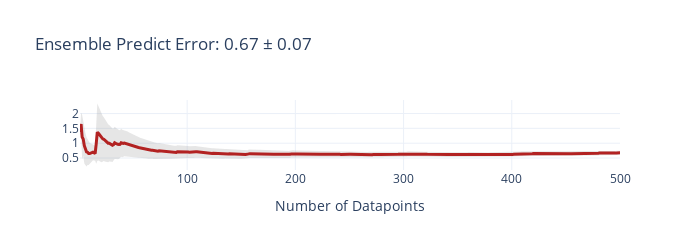
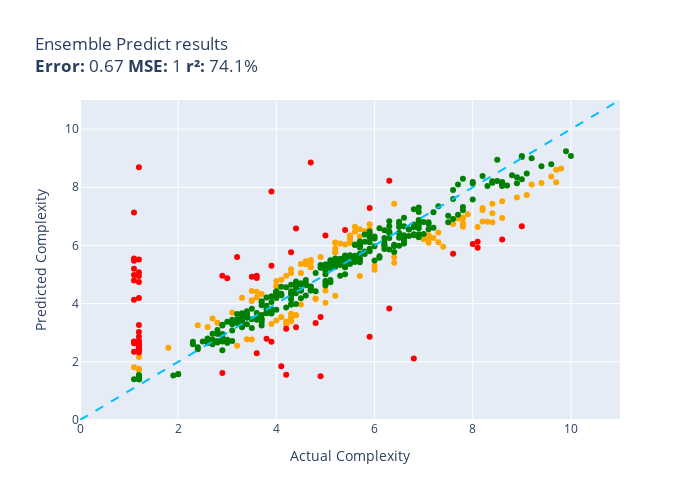

Notebook cell for these charts, in order:
### Code cell
NN_BIAS = 0.3
LLM_BIAS = 0.7
 
counter = 0
def ensemble_predict(item):
    global counter
    nn_score = nn_agent.predict(item)
    llm_score = llm_agent.predict_mock(item['code'], use_index=True, idx=counter)
    counter += 1
    final_score = NN_BIAS * nn_score + LLM_BIAS * llm_score 
    return final_score

evaluate(ensemble_predict, test)

### Figure 1 — Plotly figure (JSON) as saved in the notebook; plotly's stock layout.template omitted (floating-point values rounded to 4 significant figures; data arrays with more than 128 entries replaced by an {"elided": "..."} marker saying what was removed)
{"data": [{"fill": "toself", "fillcolor": "rgba(128,128,128,0.2)", "hoverinfo": "skip", "line": {"color": "rgba(255,255,255,0)"}, "name": "95% CI", "showlegend": false, "type": "scatter", "x": {"elided": "1000 int values"}, "y": {"elided": "1000 float values"}}, {"customdata": {"elided": "500x1 float values"}, "hovertemplate": "n=%{x}<br>Avg Error=%{y:,.2f}<br>±95% CI=%{customdata[0]:,.2f}<extra></extra>", "line": {"color": "firebrick", "width": 3}, "mode": "lines", "name": "Cumulative Avg Error", "type": "scatter", "x": {"elided": "500 int values"}, "y": {"elided": "500 float values"}}], "layout": {"height": 250, "showlegend": false, "title": {"text": "Ensemble Predict Error: 0.67 ± 0.07"}, "width": 700, "xaxis": {"title": {"text": "Number of Datapoints"}}}}

### Figure 2 — Plotly figure (JSON) as saved in the notebook; plotly's stock layout.template omitted (floating-point values rounded to 4 significant figures; data arrays with more than 128 entries replaced by an {"elided": "..."} marker saying what was removed)
{"data": [{"customdata": [["(stmt, cfg) => {\n            this.log(\"s...<br>Guess=7.7 Actual=9.1"], ["() => {\n    var tok = this.expect('filte...<br>Guess=4.2 Actual=4.8"], ["const getLocation = () => {\n    var trac...<br>Guess=6.3 Actual=5.5"], ["const functionEntry = (name) => {\n      ...<br>Guess=3.6 Actual=4.4"], ["(params) => {\n        var algorithm = pa...<br>Guess=7.2 Actual=8.2"], ["const abstractDegreeCentrality = (assign...<br>Guess=5.3 Actual=6.0"], ["(out) => {\n            var cfg = this._c...<br>Guess=6.7 Actual=7.6"], ["(patch) => {\n\t\t\t// patch [key, null] mea...<br>Guess=6.7 Actual=5.9"], ["(rm, oRoadMap, oStep, aAdditionalClasses...<br>Guess=7.4 Actual=8.4"], ["const createNav = (sources) => {\n  const...<br>Guess=2.5 Actual=1.8"], ["const compareWebhooks = (webhook, name, ...<br>Guess=6.2 Actual=5.5"], ["(type, para) => {\n\n\t\t// avoid flooding i...<br>Guess=8.4 Actual=9.6"], ["const moveSelection = (forward, reset) =...<br>Guess=7.5 Actual=8.6"], ["const initClient = (client) => {\n  var w...<br>Guess=4.2 Actual=4.8"], ["(start, end, points, iMap, resultPolygon...<br>Guess=6.3 Actual=5.5"], ["const getFormatterResults = () => {\n    ...<br>Guess=1.8 Actual=1.2"], ["(proposals) => {\r\n\t\t\t// get rid of extra...<br>Guess=5.3 Actual=4.7"], ["const mountClassInstance = (workInProgre...<br>Guess=6.2 Actual=5.5"], ["(current_templates) => {\n\n\t\tvar i = 1,\n\t...<br>Guess=6.0 Actual=5.4"], ["( buttonSet, wrapper ) => {\n\t\tvar button...<br>Guess=5.9 Actual=5.2"], ["const translateTemplates = (templates) =...<br>Guess=5.6 Actual=4.9"], ["const Decoder = () => {\n    var skip = 0...<br>Guess=3.3 Actual=4.2"], ["(value) => {\n        switch (values.type...<br>Guess=6.1 Actual=5.2"], ["(path_config) => {\n\n\t\tvar view,\n\t\t\ti = 0...<br>Guess=5.6 Actual=6.4"], ["(removeTarget) => {\n        var me = thi...<br>Guess=3.3 Actual=2.8"], ["(legend, item) => {\n\t\t\tvar spacing = leg...<br>Guess=6.4 Actual=7.3"], ["(editorContext, context, astManager) => ...<br>Guess=6.7 Actual=7.8"], ["const buildViewAttribsSpecial = ( attNam...<br>Guess=8.2 Actual=9.7"], ["const reducer = () => {\n    var state = ...<br>Guess=5.2 Actual=6.0"], ["(language_slug, project_slug, resource_s...<br>Guess=6.9 Actual=8.6"], ["(cells, reflow) => {\n    var columnIndex...<br>Guess=4.4 Actual=3.6"], ["(e) => {\n          el.off('mousemove');\n...<br>Guess=3.7 Actual=4.3"], ["const _gpfDispatchEvent = (event, params...<br>Guess=4.6 Actual=4.0"], ["const buildQuery = (opts, globalSearch) ...<br>Guess=4.8 Actual=4.1"], ["const JailedSite = (connection) => {\n  t...<br>Guess=1.8 Actual=1.1"], ["(column,isInv) => {\r\n\t\t\tvar mult = [];\t\r...<br>Guess=5.8 Actual=5.2"], ["const loadConfig = (opts) => {\n  if (opt...<br>Guess=2.6 Actual=3.2"], ["const _determineAutoPosition = (targetEl...<br>Guess=6.6 Actual=5.6"], ["const toGradientData = (v1, v2, v3, v4, ...<br>Guess=8.6 Actual=9.8"], ["(apiClient) => {\n    this.apiClient = ap...<br>Guess=3.4 Actual=4.3"], ["const pathsort = (paths, sep, algorithm)...<br>Guess=2.2 Actual=1.2"], ["const PromiseResolutionHandlerFunction =...<br>Guess=3.6 Actual=4.4"], ["const BaseLayer = (document, group, raw)...<br>Guess=6.8 Actual=8.3"], ["const createElement = (config) => {\n    ...<br>Guess=8.6 Actual=9.7"], ["const existing_stats = (stats_type, buck...<br>Guess=4.2 Actual=3.6"], ["const arraySample = (arr, num, remove) =...<br>Guess=5.4 Actual=4.7"], ["(inline) => {\n  var attrs;\n  switch (inl...<br>Guess=6.2 Actual=7.0"], ["const reportManualError = (err, request,...<br>Guess=5.4 Actual=4.6"], ["const generateUsername = (base) => {\n   ...<br>Guess=3.4 Actual=4.2"], ["const strftime = (offsetObject) => {\n  r...<br>Guess=6.8 Actual=7.8"], ["() => {\n\t\tif (!this.options.stacking || ...<br>Guess=8.1 Actual=9.2"], ["() => {\n        var offset = this.reader...<br>Guess=6.1 Actual=5.3"], ["const Inputter = (options, components) =...<br>Guess=6.6 Actual=5.9"], ["const setaddall = (set, iterable) => {\n ...<br>Guess=4.0 Actual=4.5"], ["function createProgramInfo(\n    gl, shad...<br>Guess=3.5 Actual=2.7"], ["const injectElementWithStyles = ( rule, ...<br>Guess=6.6 Actual=5.7"], ["(templateName, data) => {\n\t\tvar value, i...<br>Guess=7.0 Actual=7.8"], ["const appendDirEnd = (str, struct) => {\n...<br>Guess=5.1 Actual=4.3"], ["const FusionPoseSensor = (kFilter, predi...<br>Guess=6.3 Actual=5.7"], ["( buffer, offset ) => {\n\n    offset = of...<br>Guess=6.5 Actual=5.6"], ["const xbDebugApplyFunction = (funcname, ...<br>Guess=4.6 Actual=4.0"], ["(number, pad) => {\n      var endian, i, ...<br>Guess=5.5 Actual=4.7"], ["const evaluateLatch = (resolver, options...<br>Guess=6.0 Actual=7.4"], ["const execute_ = (ctx, statement, values...<br>Guess=5.0 Actual=4.2"], ["(start, input, end, source) => {\n      v...<br>Guess=7.1 Actual=7.9"], ["const mergeOptions = (defaults, settings...<br>Guess=4.1 Actual=3.5"], ["const registerExtension = (extension) =>...<br>Guess=5.2 Actual=4.3"], ["const logArr = (arr) => {\n\n  if(argument...<br>Guess=4.4 Actual=3.5"], ["const updateJXcoreExtensionImport = (con...<br>Guess=4.1 Actual=3.5"], ["const formatError = (err, input) => {\n  ...<br>Guess=4.5 Actual=5.0"], ["const SocketServices = ( options ) => {\n...<br>Guess=3.5 Actual=4.3"], ["const validateArraySpacing = (node) => {...<br>Guess=7.3 Actual=8.2"], ["const sbc = (cpu, n) => {\n    const cy =...<br>Guess=4.2 Actual=3.3"], ["const getBlocks = ( text ) => {\n\tvar blo...<br>Guess=6.3 Actual=7.2"], ["const advance = (id, t) => {\n        swi...<br>Guess=7.4 Actual=6.4"], ["function processContents(\n  contentDir, ...<br>Guess=6.3 Actual=7.1"], ["(image, x, y, options) => {\n        var ...<br>Guess=4.8 Actual=4.0"], ["const parser = (file, callback) => {\n  /...<br>Guess=6.8 Actual=8.2"], ["const recreateError = (err) => {\n\tconst ...<br>Guess=6.2 Actual=7.1"], ["const $super = (arrayOfArgs) => {\r\n     ...<br>Guess=5.4 Actual=4.5"], ["const connectMutationObservers = () => {...<br>Guess=3.3 Actual=3.9"], ["(level, message, tag, data) => {\n\n      ...<br>Guess=6.6 Actual=8.1"], ["( ev, element ) => {\n\t\t\tvar isLeftButton...<br>Guess=4.0 Actual=5.0"], ["() => {\n\t\t\tvar rangeList = this,\n\t\t\t\tboo...<br>Guess=6.1 Actual=7.1"], ["const logWrap = (level) => {\n    return ...<br>Guess=4.9 Actual=5.7"], ["const _createMethod = (definition, metho...<br>Guess=4.3 Actual=5.2"], ["const _default = (base, link) => {\n  // ...<br>Guess=5.1 Actual=4.5"], ["const removeElement = ( element, enterTa...<br>Guess=6.1 Actual=5.5"], ["const pipeRunStep = () => {\n\t//Public AP...<br>Guess=1.7 Actual=1.2"], ["const NumberFilter = ($locale) => {\n  co...<br>Guess=6.3 Actual=7.1"], ["const writeBuildscriptHookForCrashlytics...<br>Guess=6.1 Actual=5.2"], ["(date, value, period) => {\n        this....<br>Guess=3.5 Actual=4.3"], ["const _compressOther = (json, aKeys) => ...<br>Guess=3.7 Actual=3.1"], ["( name, value, offset, domain, secure, p...<br>Guess=6.8 Actual=8.4"], ["const Node = (config) => {\n    RED.nodes...<br>Guess=5.4 Actual=6.4"], ["function createPlaneVertices(\n    width,...<br>Guess=6.1 Actual=7.3"], ["function preprocessCartForServer( {\n\tcou...<br>Guess=3.2 Actual=2.6"], ["() => {\n\n      var matches = this.matche...<br>Guess=8.2 Actual=9.4"], ["( timeCode, frameRate, dropFrame ) => {\n...<br>Guess=7.6 Actual=8.9"], ["const reflowText = (text, width, gfm) =>...<br>Guess=7.1 Actual=8.4"], ["const prune = (str, max, nice, suf) => {...<br>Guess=3.4 Actual=4.0"], ["const getStyle = (element) => {\n    cons...<br>Guess=3.3 Actual=2.4"], ["const StreamClient = (options) => {\n    ...<br>Guess=6.6 Actual=7.8"], ["const compareByOriginalPositions = (mapp...<br>Guess=5.5 Actual=4.6"], ["(url, callback, options) => {\n      retu...<br>Guess=2.8 Actual=3.5"], ["( item, index ) => {\n        $.console.a...<br>Guess=4.3 Actual=3.7"], ["const _pbkdf2Passphrase = async (passphr...<br>Guess=3.5 Actual=4.1"], ["const parseBindings = (bindings) => {\n  ...<br>Guess=5.8 Actual=5.2"], ["const splitLongWord = (word, widths_arra...<br>Guess=5.3 Actual=4.7"], ["(event) => {\n    if (event && /^_(?:clic...<br>Guess=6.9 Actual=7.8"], ["(apiClient) => {\n    this.apiClient = ap...<br>Guess=2.8 Actual=3.4"], ["const getViewRoot = (source) => {\n\tconst...<br>Guess=6.5 Actual=5.8"], ["const SimpleColorPicker = (options) => {...<br>Guess=6.9 Actual=7.7"]], "hovertemplate": "%{customdata[0]}<extra></extra>", "legendgroup": "orange", "marker": {"color": "orange", "size": 6, "symbol": "circle"}, "mode": "markers", "name": "orange", "orientation": "v", "showlegend": true, "type": "scatter", "x": [9.1, 4.8, 5.5, 4.4, 8.2, 6.0, 7.6, 5.9, 8.4, 1.8, 5.5, 9.6, 8.6, 4.8, 5.5, 1.2, 4.7, 5.5, 5.4, 5.2, 4.9, 4.2, 5.2, 6.4, 2.8, 7.3, 7.8, 9.7, 6.0, 8.6, 3.6, 4.3, 4.0, 4.1, 1.1, 5.2, 3.2, 5.6, 9.8, 4.3, 1.2, 4.4, 8.3, 9.7, 3.6, 4.7, 7.0, 4.6, 4.2, 7.8, 9.2, 5.3, 5.9, 4.5, 2.7, 5.7, 7.8, 4.3, 5.7, 5.6, 4.0, 4.7, 7.4, 4.2, 7.9, 3.5, 4.3, 3.5, 3.5, 5.0, 4.3, 8.2, 3.3, 7.2, 6.4, 7.1, 4.0, 8.2, 7.1, 4.5, 3.9, 8.1, 5.0, 7.1, 5.7, 5.2, 4.5, 5.5, 1.2, 7.1, 5.2, 4.3, 3.1, 8.4, 6.4, 7.3, 2.6, 9.4, 8.9, 8.4, 4.0, 2.4, 7.8, 4.6, 3.5, 3.7, 4.1, 5.2, 4.7, 7.8, 3.4, 5.8, 7.7], "xaxis": "x", "y": [7.731, 4.175, 6.3, 3.601, 7.222, 5.305, 6.738, 6.73, 7.431, 2.484, 6.248, 8.372, 7.517, 4.155, 6.342, 1.766, 5.251, 6.154, 6.032, 5.899, 5.601, 3.283, 6.087, 5.6, 3.345, 6.444, 6.685, 8.169, 5.161, 6.943, 4.411, 3.652, 4.611, 4.824, 1.811, 5.765, 2.553, 6.641, 8.649, 3.393, 2.163, 3.6, 6.817, 8.604, 4.22, 5.435, 6.213, 5.356, 3.384, 6.775, 8.094, 6.067, 6.561, 3.974, 3.493, 6.557, 6.958, 5.05, 6.305, 6.469, 4.579, 5.503, 5.953, 4.962, 7.074, 4.115, 5.182, 4.433, 4.095, 4.454, 3.533, 7.288, 4.199, 6.255, 7.433, 6.35, 4.775, 6.823, 6.197, 5.359, 3.301, 6.633, 4.034, 6.091, 4.946, 4.271, 5.057, 6.084, 1.707, 6.332, 6.101, 3.464, 3.697, 6.798, 5.403, 6.114, 3.199, 8.151, 7.646, 7.104, 3.423, 3.257, 6.639, 5.454, 2.764, 4.334, 3.54, 5.766, 5.271, 6.932, 2.777, 6.486, 6.93], "yaxis": "y"}, {"customdata": [["const processConfig = (config) => {\n    ...<br>Guess=8.2 Actual=6.3"], ["const checkGroup = (nodes) => {\n        ...<br>Guess=7.1 Actual=1.1"], ["(s) => {\r\n\t\t\ts = tinymce.trim(s);\r\n\r\n\t\t\t...<br>Guess=8.7 Actual=1.2"], ["const getWeight = (labels, labelWeight) ...<br>Guess=2.7 Actual=1.1"], ["const runScript = (code) => {\n    var an...<br>Guess=4.1 Actual=1.1"], ["(req, res) => {\n    var params = URL.par...<br>Guess=4.2 Actual=1.2"], ["(r, g, b, a) => {\n    var rgb = [r, g, b...<br>Guess=2.6 Actual=1.1"], ["const isKeyword = (id) => {\n        swit...<br>Guess=5.7 Actual=7.6"], ["const getToken = (options) => {\n    retu...<br>Guess=3.2 Actual=4.4"], ["(other) => {\n\tvar me = this.region(),\n\t\t...<br>Guess=1.6 Actual=4.2"], ["const makeEvent = (entry, hostname) => {...<br>Guess=3.0 Actual=1.2"], ["(isInstant) => {\n      if (this._lastDra...<br>Guess=1.6 Actual=2.9"], ["const isGlob = (candidate) => {\n  if (ty...<br>Guess=2.7 Actual=1.1"], ["const tableFromMethods = (methodsArr) =>...<br>Guess=2.6 Actual=1.2"], ["() => {\n    var flashBridge = _flashStat...<br>Guess=5.3 Actual=3.9"], ["(referencePath, baseLogicalPath, callerC...<br>Guess=2.5 Actual=1.2"], ["() => {\n\t\tvar ti, p, source;\n\n\t\tif(this....<br>Guess=6.3 Actual=5.0"], ["(name, value) => {\n\t\t\t\tvar self = this, ...<br>Guess=4.7 Actual=1.2"], ["(elems, context) => {\n            var ol...<br>Guess=2.7 Actual=3.9"], ["() => {\n\n\t\tvar series = this,\n\t\t\toptions...<br>Guess=6.6 Actual=4.4"], ["() => {\n\t\t\tvar bLoaded = sap.ui.getCore(...<br>Guess=2.3 Actual=1.1"], ["const fix = (event) => {\n    if (!('defa...<br>Guess=2.3 Actual=1.2"], ["const extractToText = (strings) => {\r\n\t\t...<br>Guess=6.2 Actual=8.6"], ["const init = (domainManager) => {\n    _d...<br>Guess=2.9 Actual=5.9"], ["const createAPIDoneHook = (done, ctx) =>...<br>Guess=3.5 Actual=4.9"], ["const prop = (dest, pd, src, isrc, ndflt...<br>Guess=6.0 Actual=8.0"], ["const _getUser = (response) => {\n\n    if...<br>Guess=2.5 Actual=1.2"], ["(ax, ay, bx, by, cx, cy, dx, dy) => {\n  ...<br>Guess=7.3 Actual=5.9"], ["const server = (argv, config, args) => {...<br>Guess=1.8 Actual=4.1"], ["const addPluginsFromBundles = (resultCon...<br>Guess=2.7 Actual=1.2"], ["const throttleMiddleware = (request, res...<br>Guess=5.0 Actual=2.9"], ["const updateBrokerListInConfigFile = (co...<br>Guess=5.8 Actual=4.3"], ["const CleanValue = (config, value) => {\n...<br>Guess=6.7 Actual=9.0"], ["const processFiles = (bucket, key, trans...<br>Guess=3.3 Actual=1.2"], ["( e, args, scope, warning ) => {\n\t\twarni...<br>Guess=3.3 Actual=4.8"], ["() => {\n\n            // Documented in de...<br>Guess=3.1 Actual=4.2"], ["const getDefinition = (name) => {\n  var ...<br>Guess=2.8 Actual=3.8"], ["const dump = (logger) => {\n    var prefi...<br>Guess=2.5 Actual=1.2"], ["const loadSchema = (schemaBasePath, full...<br>Guess=2.7 Actual=1.2"], ["const createContext = (params, onNext) =...<br>Guess=2.9 Actual=1.2"], ["const isNumericSubclass = ( t, t_min, t_...<br>Guess=8.9 Actual=4.7"], ["(walk) => {\n        if (this.emitText(wa...<br>Guess=4.9 Actual=3.6"], ["const addTransient = ( internalObj, temp...<br>Guess=2.7 Actual=1.2"], ["const negate = (m, dst) => {\n  dst = dst...<br>Guess=2.3 Actual=3.6"], ["const determineFreqCategories = () => {\n...<br>Guess=4.9 Actual=3.5"], ["const hasPrefix = (property, prefix) => ...<br>Guess=2.6 Actual=1.2"], ["() => {\n      \n      var getDefaultValue...<br>Guess=5.0 Actual=3.6"], ["(options) => {\n        _.isString(option...<br>Guess=6.1 Actual=8.1"], ["() => {\n    var tzGuess = moment.tz.gues...<br>Guess=2.7 Actual=1.2"], ["() => {\n            if(errors.length) re...<br>Guess=2.5 Actual=1.2"], ["const getConnection = (req, res, next, c...<br>Guess=2.7 Actual=1.2"], ["const equals = (a, b) => {\n  var a0 = a[...<br>Guess=2.1 Actual=6.8"], ["const bidResponseAvailable = (bidRequest...<br>Guess=5.5 Actual=1.2"], ["const isConstant = (node, inBooleanPosit...<br>Guess=5.9 Actual=8.1"], ["(response, statusCode, statusText) => {\n...<br>Guess=5.0 Actual=1.1"], ["const getDestinations = (rootTree, locat...<br>Guess=5.2 Actual=1.1"], ["const traverseThroughObject = (lookup, d...<br>Guess=6.5 Actual=5.4"], ["const esriFy = (properties, geometry, da...<br>Guess=5.0 Actual=1.2"], ["const scriptLoader = (url, callback) => ...<br>Guess=4.9 Actual=3.0"], ["(input) => {\n\t\tvar needstesting = !this....<br>Guess=2.4 Actual=1.2"], ["const Peer = (options) => {\n  if (!(this...<br>Guess=3.8 Actual=6.3"], ["const executeAuthCreateUserCommand = (db...<br>Guess=7.9 Actual=3.9"], ["const serialize = (root) => {\n        //...<br>Guess=5.5 Actual=1.1"], ["const validStore = (store) => {\r\n    ret...<br>Guess=1.5 Actual=4.9"], ["const race$1 = (entries) => {\n  /*jshint...<br>Guess=2.5 Actual=1.2"], ["(e) => {\n\n        // if you click someth...<br>Guess=5.1 Actual=1.2"], ["(/* filename, data[, encoding], callback...<br>Guess=4.8 Actual=1.1"], ["const importAll = (context) => {\n  const...<br>Guess=5.5 Actual=1.1"], ["const deepFreeze = (obj) => {\n    // if ...<br>Guess=5.6 Actual=3.2"]], "hovertemplate": "%{customdata[0]}<extra></extra>", "legendgroup": "red", "marker": {"color": "red", "size": 6, "symbol": "circle"}, "mode": "markers", "name": "red", "orientation": "v", "showlegend": true, "type": "scatter", "x": [6.3, 1.1, 1.2, 1.1, 1.1, 1.2, 1.1, 7.6, 4.4, 4.2, 1.2, 2.9, 1.1, 1.2, 3.9, 1.2, 5.0, 1.2, 3.9, 4.4, 1.1, 1.2, 8.6, 5.9, 4.9, 8.0, 1.2, 5.9, 4.1, 1.2, 2.9, 4.3, 9.0, 1.2, 4.8, 4.2, 3.8, 1.2, 1.2, 1.2, 4.7, 3.6, 1.2, 3.6, 3.5, 1.2, 3.6, 8.1, 1.2, 1.2, 1.2, 6.8, 1.2, 8.1, 1.1, 1.1, 5.4, 1.2, 3.0, 1.2, 6.3, 3.9, 1.1, 4.9, 1.2, 1.2, 1.1, 1.1, 3.2], "xaxis": "x", "y": [8.221, 7.133, 8.687, 2.675, 4.132, 4.191, 2.634, 5.716, 3.188, 1.557, 3.026, 1.618, 2.702, 2.562, 5.3, 2.527, 6.345, 4.741, 2.688, 6.579, 2.343, 2.322, 6.206, 2.862, 3.541, 6.046, 2.462, 7.291, 1.844, 2.687, 4.957, 5.77, 6.657, 3.264, 3.339, 3.136, 2.79, 2.535, 2.672, 2.86, 8.855, 4.879, 2.716, 2.291, 4.925, 2.568, 4.958, 6.123, 2.666, 2.47, 2.683, 2.117, 5.521, 5.922, 4.984, 5.198, 6.532, 4.954, 4.869, 2.361, 3.829, 7.853, 5.548, 1.507, 2.547, 5.075, 4.799, 5.478, 5.605], "yaxis": "y"}, {"customdata": {"elided": "318x1 str values"}, "hovertemplate": "%{customdata[0]}<extra></extra>", "legendgroup": "green", "marker": {"color": "green", "size": 6, "symbol": "circle"}, "mode": "markers", "name": "green", "orientation": "v", "showlegend": true, "type": "scatter", "x": {"elided": "318 float values"}, "xaxis": "x", "y": {"elided": "318 float values"}, "yaxis": "y"}, {"hoverinfo": "skip", "line": {"color": "deepskyblue", "dash": "dash", "width": 2}, "mode": "lines", "name": "y = x", "showlegend": false, "type": "scatter", "x": [0, 11], "y": [0, 11]}], "layout": {"height": 500, "legend": {"title": {"text": "color"}, "tracegroupgap": 0}, "showlegend": false, "title": {"text": "Ensemble Predict results<br><b>Error:</b> 0.67 <b>MSE:</b> 1 <b>r²:</b> 74.1%"}, "width": 700, "xaxis": {"anchor": "y", "domain": [0, 1], "range": [0, 11], "title": {"text": "Actual Complexity"}}, "yaxis": {"anchor": "x", "domain": [0, 1], "range": [0, 11], "title": {"text": "Predicted Complexity"}}}}
